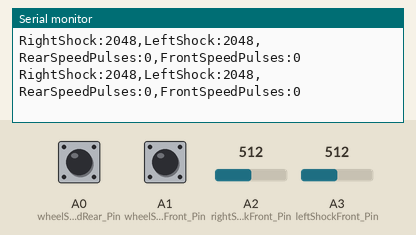
Simulated run of this sketch. Board: Teensy 4. Parts: the last lines printed to the serial monitor. The test bench sets the inputs (shaded band); at power-on: A2 (rightShockFront_Pin) = 512, A3 (leftShockFront_Pin) = 512, A0 (wheelSpeedRear_Pin) HIGH, A1 (wheelSpeedFront_Pin) HIGH (analog values on the 0–1023 scale).

Above: at 3.2 s.
3.3 s: A2 (rightShockFront_Pin) set to 716
At 3.31 s:
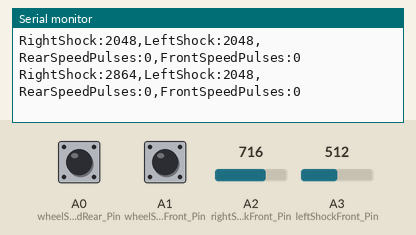
4.8 s: A3 (leftShockFront_Pin) set to 716
At 4.82 s:
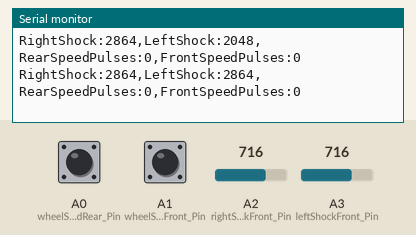
6.3 s: A0 (wheelSpeedRear_Pin) pulled LOW for 0.15 s
At 6.33 s:
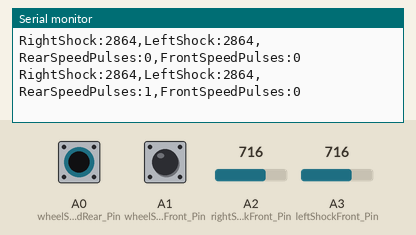
7.9 s: A1 (wheelSpeedFront_Pin) pulled LOW for 0.15 s
At 7.94 s:
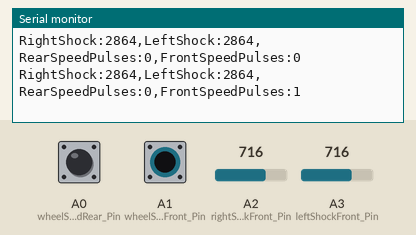
9.5 s: A2 (rightShockFront_Pin) set to 900
At 9.55 s:
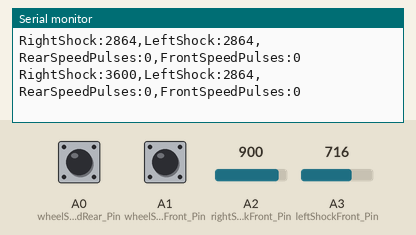
11.0 s: A0 (wheelSpeedRear_Pin) pulled LOW for 1 s
At 11.06 s:
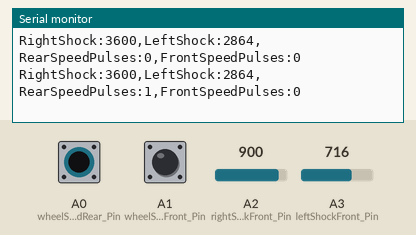
Timing chart, 0 to 14.0 s (numbered marks = the images above; inputs shaded):
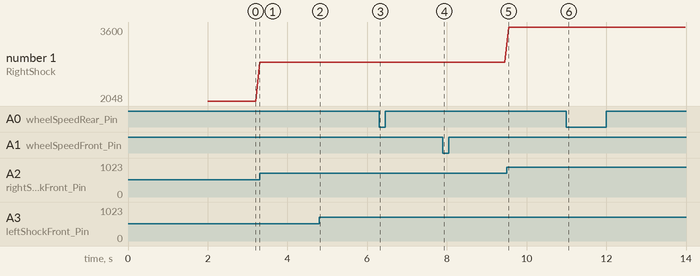

Measured:
- after the input at 3.3 s, the serial monitor: prints a new line at once (image 1)
- after the input at 4.8 s, the serial monitor: prints a new line at once (image 2)
- after the input at 6.3 s, the serial monitor: prints a new line at once (image 3)
- after the input at 7.9 s, the serial monitor: prints a new line at once (image 4)
- after the input at 9.5 s, the serial monitor: prints a new line after 0.05 s (image 5)
- after the input at 11.0 s, the serial monitor: prints a new line after 0.06 s (image 6)
- plotted number 1: 2048 → 2864 after the input at 3.3 s, 2864 → 3600 after the input at 9.5 s

The sketch:

sensor_PCB_test.ino
```cpp
// Defining pins
const int wheelSpeedRear_Pin = 14;
const int wheelSpeedFront_Pin = 15;
const int rightShockFront_Pin = 16;
const int leftShockFront_Pin = 17;

// Variables
volatile unsigned long wheelSpeedRear_Pulses = 0;
volatile unsigned long wheelSpeedFront_Pulses = 0;

int rightShockFront_Val = 0;
int leftShockFront_Val = 0;

// Interrupt Service Routines
void countPulseRear() {
  wheelSpeedRear_Pulses++;
}
void countPulseFront() {
  wheelSpeedFront_Pulses++;
}

void setup() {
  Serial.begin(115200);

  // Wait briefly for the Serial Monitor to open
  delay(2000);
  Serial.println("Starting Sensor Test...");

  // Wheel Speed Inputs
  pinMode(wheelSpeedRear_Pin, INPUT_PULLUP);
  pinMode(wheelSpeedFront_Pin, INPUT_PULLUP);
  attachInterrupt(digitalPinToInterrupt(wheelSpeedRear_Pin), countPulseRear, FALLING);
  attachInterrupt(digitalPinToInterrupt(wheelSpeedFront_Pin), countPulseFront, FALLING);

  // Shock Inputs
  pinMode(rightShockFront_Pin, INPUT);
  pinMode(leftShockFront_Pin, INPUT);

  // Set Teensy ADC to 12-bit (0-4095)
  analogReadResolution(12);
}

void loop() {
  // Read the raw 12-bit analog value directly (Returns 0 to 4095)
  rightShockFront_Val = analogRead(rightShockFront_Pin);
  leftShockFront_Val = analogRead(leftShockFront_Pin);

  // Get interrupt counters safely for speed
  noInterrupts();
  unsigned long currentPulsesRear = wheelSpeedRear_Pulses;
  unsigned long currentPulsesFront = wheelSpeedFront_Pulses;

  // Reset counters for speed calculation
  wheelSpeedRear_Pulses = 0;
  wheelSpeedFront_Pulses = 0;
  interrupts();

  // ==========================================
  // PRINTING TO SERIAL PLOTTER
  // ==========================================

  Serial.print("RightShock:");
  Serial.print(rightShockFront_Val);
  Serial.print(",");

  Serial.print("LeftShock:");
  Serial.print(leftShockFront_Val);
  Serial.print(",");

  Serial.print("RearSpeedPulses:");
  Serial.print(currentPulsesRear);
  Serial.print(",");

  Serial.print("FrontSpeedPulses:");
  Serial.println(currentPulsesFront);

  // Running at 10 Hz for testing
  delay(100);
}
```
